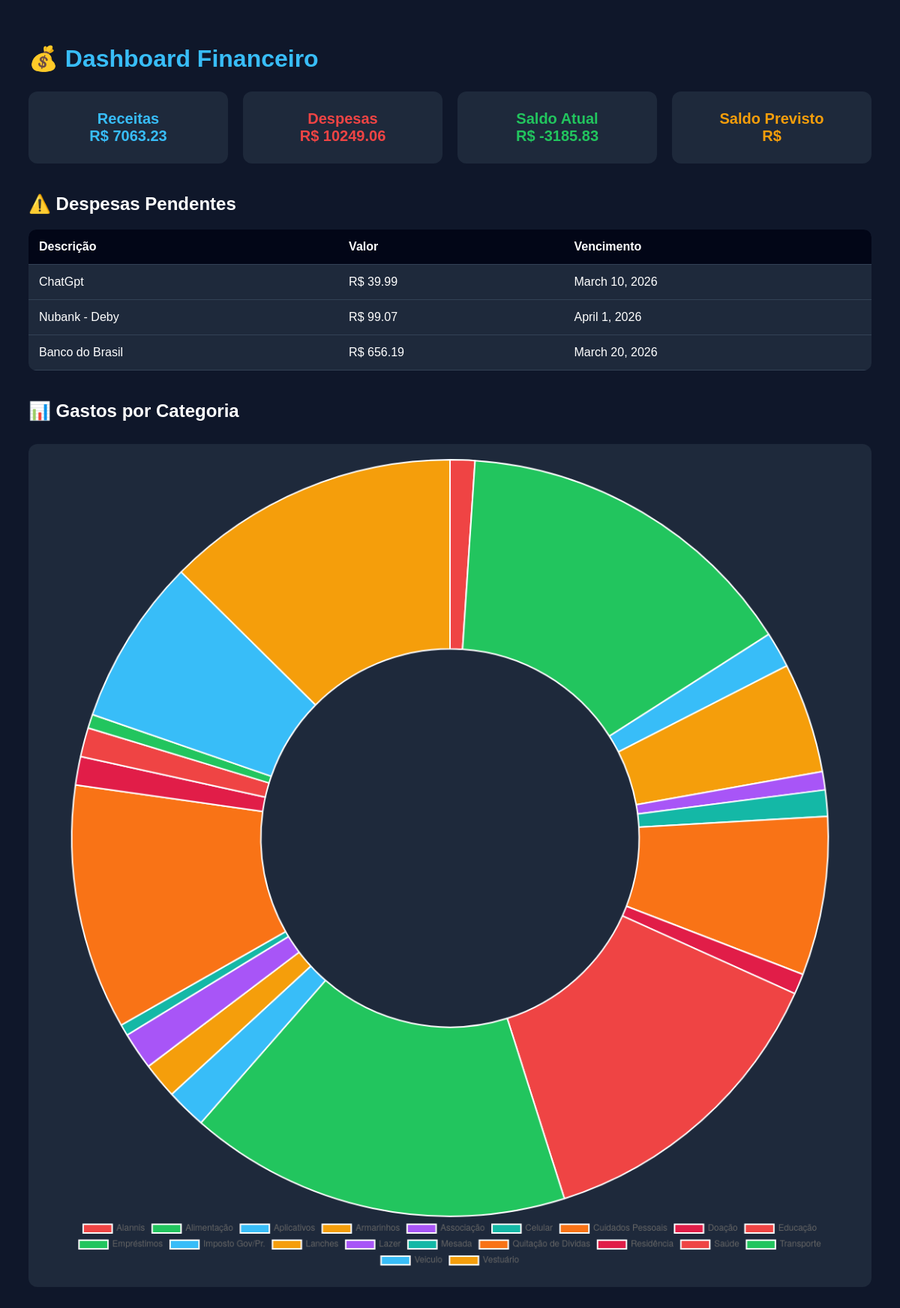
The page / on the database its author committed.
### financeiro_app/models.py (models this page shows, shortened)
class Despesa(models.Model):
    data = models.DateField()
    vencimento = models.DateField()
    categoria = models.CharField(max_length=100)
    descricao = models.CharField(max_length=255)
    valor = models.DecimalField(max_digits=10, decimal_places=2)
    paga = models.BooleanField(default=False)
    recorrente = models.BooleanField(default=False)

### financeiro_app/views.py (the view)
# urls.py: path('', views.dashboard, name='dashboard'),
def dashboard(request):
    receitas_total = Receita.objects.filter(recebida=True).aggregate(Sum('valor'))['valor__sum'] or 0
    despesas_total = Despesa.objects.filter(paga=True).aggregate(Sum('valor'))['valor__sum'] or 0
    saldo = receitas_total - despesas_total
    pendentes = Despesa.objects.filter(paga=False)[:5]
    categorias = (
        Despesa.objects
        .filter(paga=True)
        .values('categoria')
        .annotate(total=Sum('valor'))
    )
    labels = [c['categoria'] for c in categorias]
    valores = [float(c['total']) for c in categorias]
    context = {
        'receitas': receitas_total,
        'despesas': despesas_total,
        'saldo': saldo,
        'pendentes': pendentes,
        'labels': labels,
        'valores': valores,
    }
    return render(request, 'financeiro_app/dashboard.html', context)

### financeiro_app/templates/financeiro_app/dashboard.html (shortened to what this page needs)
<!DOCTYPE html>
<html>
<head>
</head>
<body>
<h1>💰 Dashboard Financeiro</h1>
<div class="cards">
    <div class="card receitas">
        Receitas<br>
        R$ {{ receitas|floatformat:2 }}
    </div>
    <div class="card despesas">
        Despesas<br>
        R$ {{ despesas|floatformat:2 }}
    </div>
    <div class="card saldo">
        Saldo Atual<br>
        R$ {{ saldo|floatformat:2 }}
    </div>
    <div class="card previsto">
        Saldo Previsto<br>
        R$ {{ saldo_previsto|floatformat:2 }}
    </div>
</div>
<h2>⚠️ Despesas Pendentes</h2>
<table>
<tr>
    <th>Descrição</th>
    <th>Valor</th>
    <th>Vencimento</th>
</tr>
{% for d in pendentes %}
<tr>
    <td>{{ d.descricao }}</td>
    <td>R$ {{ d.valor|floatformat:2 }}</td>
    <td>{{ d.vencimento }}</td>
</tr>
{% empty %}
<tr>
<td colspan="3">Nenhuma despesa pendente</td>
</tr>
{% endfor %}
</table>
<h2>📊 Gastos por Categoria</h2>
<canvas id="graficoCategoria"></canvas>
<script>
const ctx = document.getElementById('graficoCategoria');
new Chart(ctx, {
    type: 'doughnut',
    data: {
        labels: {{ labels|safe }},
        datasets: [{
            data: {{ valores|safe }},
            backgroundColor: [
                '#ef4444',
                '#22c55e',
                '#38bdf8',
                '#f59e0b',
                '#a855f7',
                '#14b8a6',
                '#f97316',
                '#e11d48'
            ]
        }]
    },
    options: {
        plugins: {
            legend: {
                position: 'bottom'
            }
        }
    }
});
</script>
</body>
</html>

### financeiro_app/templates/financeiro_app/dashboard.html (style rules this page uses)
body { font-family: Arial, Helvetica, sans-serif; background: #0f172a; color: white; padding: 30px; }
h1 { color: #38bdf8; margin-bottom: 25px; }
h2 { margin-top: 40px; }
.cards { display: flex; gap: 20px; margin-bottom: 40px; flex-wrap: wrap; }
.card { background: #1e293b; padding: 25px; border-radius: 12px; flex: 1; min-width: 180px; text-align: center; font-size: 20px; font-weight: bold; }
.receitas { color: #38bdf8; }
.despesas { color: #ef4444; }
.saldo { color: #22c55e; }
.previsto { color: #f59e0b; }
table { width: 100%; border-collapse: collapse; background: #1e293b; border-radius: 10px; overflow: hidden; }
th { text-align: left; background: #020617; }
th, td { padding: 14px; border-bottom: 1px solid #334155; }
canvas { margin-top: 30px; background: #1e293b; padding: 20px; border-radius: 12px; }

### rows shown on the page
Despesa: descricao "ChatGpt", valor "39.99", vencimento "March 10, 2026"
Despesa: descricao "Nubank - Deby", valor "99.07", vencimento "April 1, 2026"
Despesa: descricao "Banco do Brasil", valor "656.19", vencimento "March 20, 2026"

### other values the page prints
{{ receitas|floatformat:2 }} "7063.23"
{{ despesas|floatformat:2 }} "10249.06"
{{ saldo|floatformat:2 }} "-3185.83"
chart data {{ valores|safe }} [108.0, 1526.51, 156.9, 482.5, 80.0, 114.98, 695.0, 90.0, 1369.48, 1673.23, 176.52, 157.06, 163.1, 50.0, 1073.26, 124.9, 126.93, 61.05, 730.0, 1289.64]
